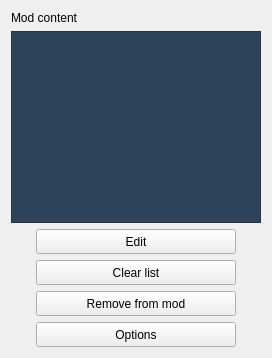
        <widget class="QFrame" name="Right_column">
         <layout class="QGridLayout" name="gridLayout">
          <item row="2" column="0" alignment="Qt::AlignHCenter">
           <widget class="QPushButton" name="edit">
            <property name="minimumSize">
             <size>
              <width>200</width>
              <height>25</height>
             </size>
            </property>
            <property name="maximumSize">
             <size>
              <width>16777215</width>
              <height>16777215</height>
             </size>
            </property>
            <property name="text">
             <string>Edit</string>
            </property>
           </widget>
          </item>
          <item row="1" column="0">
           <widget class="QListWidget" name="Mod_content">
            <property name="maximumSize">
             <size>
              <width>250</width>
              <height>16777215</height>
             </size>
            </property>
            <property name="styleSheet">
             <string notr="true">background-color: rgb(46, 68, 91);
	color: rgb(220, 220, 220);</string>
            </property>
           </widget>
          </item>
          <item row="3" column="0" alignment="Qt::AlignHCenter">
           <widget class="QPushButton" name="Clear_list">
            <property name="minimumSize">
             <size>
              <width>200</width>
              <height>25</height>
             </size>
            </property>
            <property name="maximumSize">
             <size>
              <width>16777215</width>
              <height>16777215</height>
             </size>
            </property>
            <property name="text">
             <string>Clear list</string>
            </property>
           </widget>
          </item>
          <item row="5" column="0" alignment="Qt::AlignHCenter">
           <widget class="QPushButton" name="Options">
            <property name="minimumSize">
             <size>
              <width>200</width>
              <height>25</height>
             </size>
            </property>
            <property name="maximumSize">
             <size>
              <width>16777215</width>
              <height>16777215</height>
             </size>
            </property>
            <property name="text">
             <string>Options</string>
            </property>
           </widget>
          </item>
          <item row="0" column="0">
           <widget class="QLabel" name="label_24">
            <property name="text">
             <string>Mod content</string>
            </property>
           </widget>
          </item>
          <item row="4" column="0" alignment="Qt::AlignHCenter">
           <widget class="QPushButton" name="Remove_from_mod">
            <property name="minimumSize">
             <size>
              <width>200</width>
              <height>25</height>
             </size>
            </property>
            <property name="maximumSize">
             <size>
              <width>16777215</width>
              <height>16777215</height>
             </size>
            </property>
            <property name="text">
             <string>Remove from mod</string>
            </property>
           </widget>
          </item>
         </layout>
        </widget>
